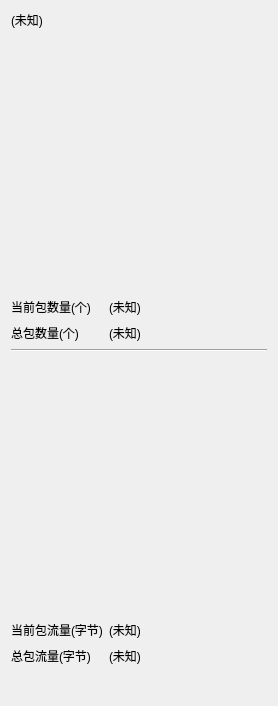
<?xml version="1.0" encoding="UTF-8"?>
<ui version="4.0">
 <class>flow_RTV</class>
 <widget class="QWidget" name="flow_RTV">
  <property name="geometry">
   <rect>
    <x>0</x>
    <y>0</y>
    <width>274</width>
    <height>706</height>
   </rect>
  </property>
  <property name="windowTitle">
   <string>Form</string>
  </property>
  <layout class="QGridLayout" name="gridLayout">
   <item row="1" column="0" colspan="3">
    <widget class="PolyLineCanvas" name="num_canvas" native="true">
     <property name="minimumSize">
      <size>
       <width>256</width>
       <height>256</height>
      </size>
     </property>
    </widget>
   </item>
   <item row="5" column="0" colspan="3">
    <widget class="PolyLineCanvas" name="size_canvas" native="true">
     <property name="minimumSize">
      <size>
       <width>256</width>
       <height>256</height>
      </size>
     </property>
    </widget>
   </item>
   <item row="7" column="1">
    <widget class="QLabel" name="accum_size">
     <property name="text">
      <string>(未知)</string>
     </property>
    </widget>
   </item>
   <item row="6" column="2">
    <spacer name="horizontalSpacer_3">
     <property name="orientation">
      <enum>Qt::Horizontal</enum>
     </property>
     <property name="sizeHint" stdset="0">
      <size>
       <width>109</width>
       <height>20</height>
      </size>
     </property>
    </spacer>
   </item>
   <item row="3" column="1">
    <widget class="QLabel" name="accum_num">
     <property name="text">
      <string>(未知)</string>
     </property>
    </widget>
   </item>
   <item row="7" column="0">
    <widget class="QLabel" name="label_5">
     <property name="text">
      <string>总包流量(字节)</string>
     </property>
    </widget>
   </item>
   <item row="0" column="0">
    <widget class="QLabel" name="title">
     <property name="text">
      <string>(未知)</string>
     </property>
    </widget>
   </item>
   <item row="3" column="2">
    <spacer name="horizontalSpacer_2">
     <property name="orientation">
      <enum>Qt::Horizontal</enum>
     </property>
     <property name="sizeHint" stdset="0">
      <size>
       <width>157</width>
       <height>20</height>
      </size>
     </property>
    </spacer>
   </item>
   <item row="3" column="0">
    <widget class="QLabel" name="label_2">
     <property name="text">
      <string>总包数量(个)</string>
     </property>
    </widget>
   </item>
   <item row="2" column="1">
    <widget class="QLabel" name="segm_num">
     <property name="text">
      <string>(未知)</string>
     </property>
    </widget>
   </item>
   <item row="2" column="2">
    <spacer name="horizontalSpacer">
     <property name="orientation">
      <enum>Qt::Horizontal</enum>
     </property>
     <property name="sizeHint" stdset="0">
      <size>
       <width>169</width>
       <height>20</height>
      </size>
     </property>
    </spacer>
   </item>
   <item row="2" column="0">
    <widget class="QLabel" name="label">
     <property name="text">
      <string>当前包数量(个)</string>
     </property>
    </widget>
   </item>
   <item row="8" column="0" colspan="3">
    <spacer name="verticalSpacer">
     <property name="orientation">
      <enum>Qt::Vertical</enum>
     </property>
     <property name="sizeHint" stdset="0">
      <size>
       <width>20</width>
       <height>40</height>
      </size>
     </property>
    </spacer>
   </item>
   <item row="6" column="0">
    <widget class="QLabel" name="label_4">
     <property name="text">
      <string>当前包流量(字节)</string>
     </property>
    </widget>
   </item>
   <item row="6" column="1">
    <widget class="QLabel" name="segm_size">
     <property name="text">
      <string>(未知)</string>
     </property>
    </widget>
   </item>
   <item row="7" column="2">
    <spacer name="horizontalSpacer_4">
     <property name="orientation">
      <enum>Qt::Horizontal</enum>
     </property>
     <property name="sizeHint" stdset="0">
      <size>
       <width>109</width>
       <height>20</height>
      </size>
     </property>
    </spacer>
   </item>
   <item row="4" column="0" colspan="3">
    <widget class="Line" name="line">
     <property name="orientation">
      <enum>Qt::Horizontal</enum>
     </property>
    </widget>
   </item>
  </layout>
 </widget>
 <customwidgets>
  <customwidget>
   <class>PolyLineCanvas</class>
   <extends>QWidget</extends>
   <header>visualizer</header>
   <container>1</container>
  </customwidget>
 </customwidgets>
 <resources/>
 <connections/>
</ui>
